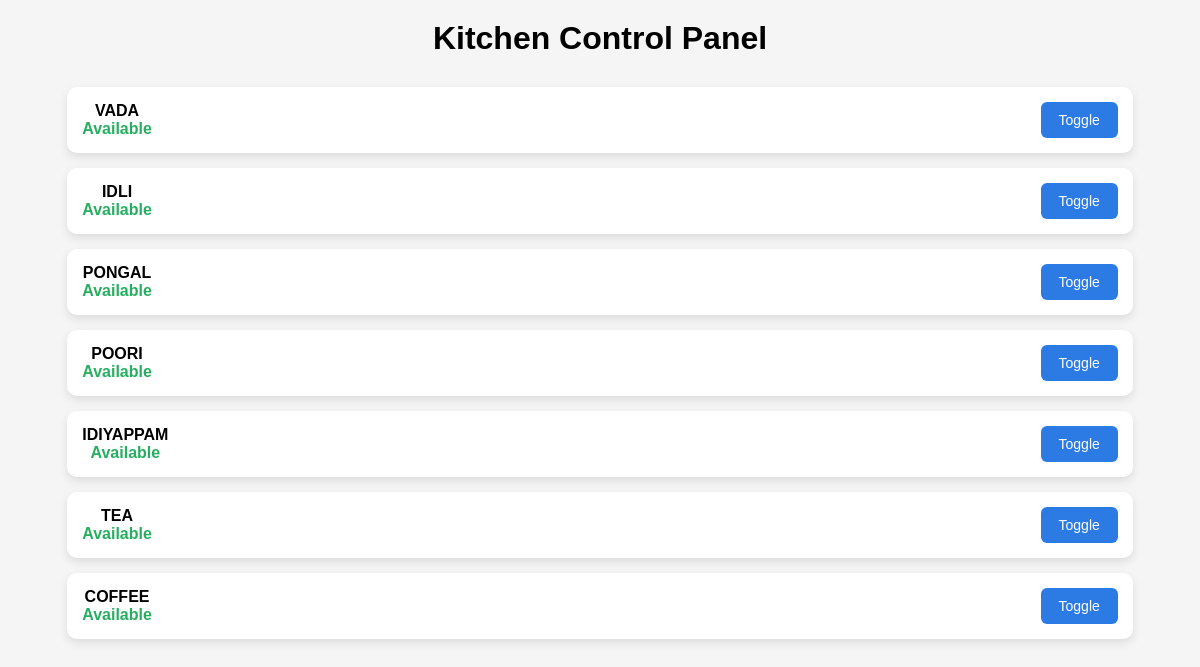
Screenshot of /kitchen-control/ (signed in) with the database file from the repository.
### orders/models.py (models this page shows, shortened)
class Menu(models.Model):
    name = models.CharField(max_length=100)
    price = models.IntegerField()
    image = models.ImageField(upload_to='menu_images/')
    is_available = models.BooleanField(default=True)

### orders/views.py (the view)
# urls.py: path("kitchen-control/", views.kitchen_control, name="kitchen_control"),
@login_required(login_url='/dashboard-login/')
def kitchen_control(request):
    if request.user.username not in ALLOWED_USERS:
        return render(request, "access_denied.html")
    items = Menu.objects.all()
    return render(request, "kitchen_control.html", {"items": items})

### orders/templates/kitchen_control.html (shortened to what this page needs)
<!DOCTYPE html>
<html>
<head>
</head>
<body>
<h1>Kitchen Control Panel</h1>
<div class="container">
{% for item in items %}
<div class="item">
<div>
<strong>{{ item.name }}</strong><br>
{% if item.is_available %}
<span class="available">Available</span>
{% else %}
<span class="sold">Sold Out</span>
{% endif %}
</div>
<a href="/toggle-item/{{ item.id }}/">
<button class="toggle">Toggle</button>
</a>
</div>
{% endfor %}
</div>
</body>
</html>

### orders/templates/kitchen_control.html (style rules this page uses)
body { font-family:Arial; background:#f5f5f5; text-align:center; }
h1 { margin-top:20px; }
.container { width:90%; margin:auto; margin-top:30px; }
.item { background:white; padding:15px; margin-bottom:15px; border-radius:10px; display:flex; justify-content:space-between; align-items:center; box-shadow:0 4px 10px rgba(0,0,0,0.1); }
.available { color:#27ae60; font-weight:bold; }
button { padding:10px 18px; border:none; border-radius:6px; cursor:pointer; font-size:14px; }
.toggle { background:#2c7be5; color:white; }

### rows the page displays
Menu: name "VADA", is_available "Available"
Menu: name "IDLI", is_available "Available"
Menu: name "PONGAL", is_available "Available"
Menu: name "POORI", is_available "Available"
Menu: name "IDIYAPPAM", is_available "Available"
Menu: name "TEA", is_available "Available"
Menu: name "COFFEE", is_available "Available"
